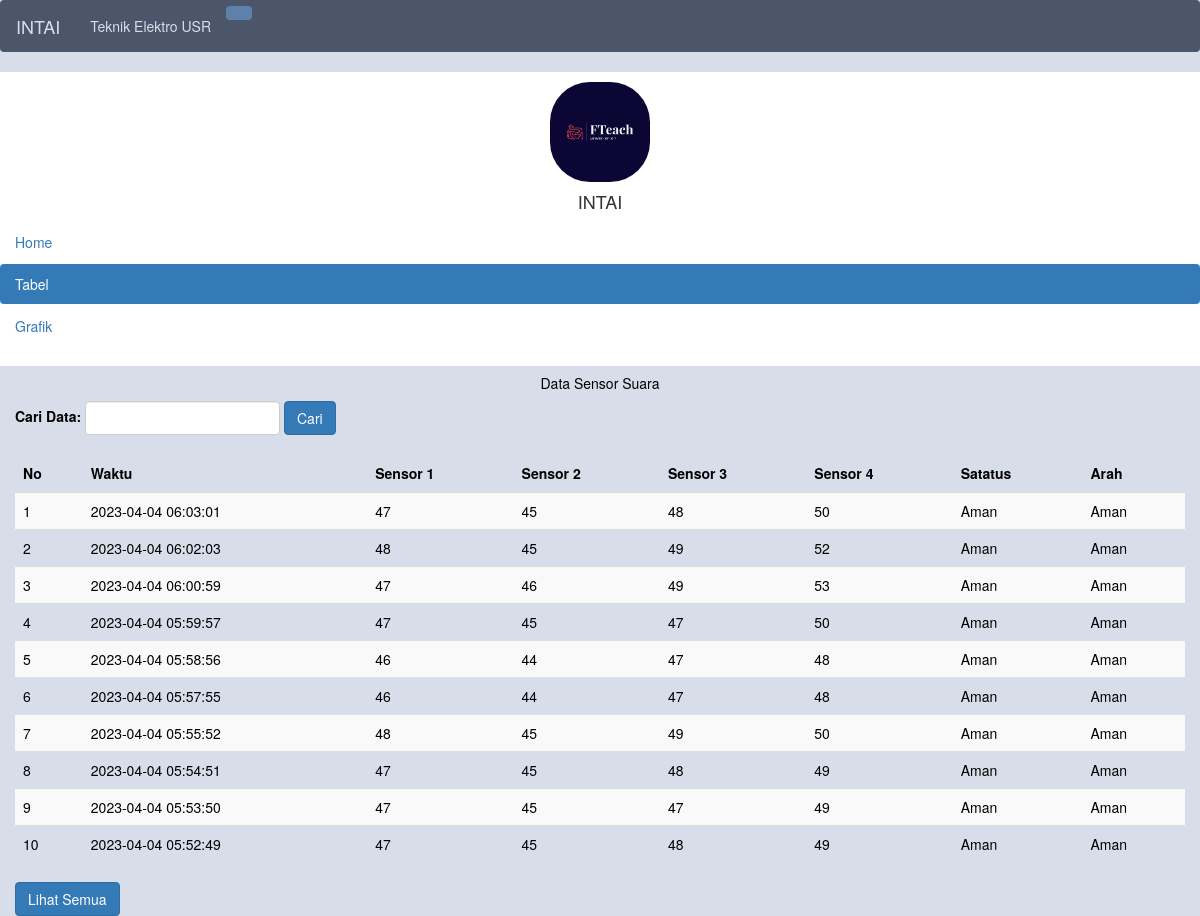
Page /reciver/web_intai/tabel.php on the committed database.
### tables this page shows
CREATE TABLE `data_intai` (
  `id` int NOT NULL,
  `data_dbmax1` int NOT NULL,
  `data_dbmax2` int NOT NULL,
  `data_dbmax3` int NOT NULL,
  `data_dbmax4` int NOT NULL,
  `timestamp` timestamp NOT NULL DEFAULT CURRENT_TIMESTAMP,
  `status_id` int NOT NULL,
  `arah_id` int NOT NULL
);

CREATE TABLE `status` (
  `id` int NOT NULL,
  `nama` varchar(50) NOT NULL
);

CREATE TABLE `arah` (
  `id` int NOT NULL,
  `nama` varchar(50) NOT NULL
);

### reciver/web_intai/koneksi/konek.php (called while the page is built, shortened)
<?php
class Intai
{
    private $connection;
    function __construct()
    {
        $this->connection = $this->open_connection();
    }
    function table_data($search)
    {
        $sql_query = "SELECT * FROM data_intai";
        if (empty($search)) {
            $sql_query .= " ORDER BY timestamp DESC LIMIT 10";
        } else {
            $sql_query .= " WHERE data_dbmax1 LIKE '%$search%' OR data_dbmax2 LIKE '%$search%' OR data_dbmax3 LIKE '%$search%'OR data_dbmax4 LIKE '%$search%'";
        }
        $result = $this->connection->query($sql_query);
        if ($result->num_rows > 0) {
            $data = array();
            while ($row = $result->fetch_assoc()) {
                $data[] = $row;
            }
            return $data;
        } else {
            return false;
        }
    }
    function get_arah($arah_id)
    {
        $query = "SELECT nama FROM arah WHERE id = $arah_id";
        $result = mysqli_query($this->connection, $query);
        $row = mysqli_fetch_assoc($result);
        return $row['nama'];
    }
    function get_status($status_id)
    {
        $query = "SELECT nama FROM status WHERE id = $status_id";
        $result = mysqli_query($this->connection, $query);
        $row = mysqli_fetch_assoc($result);
        return $row['nama'];
    }
    private function open_connection()
    {
        $servername = "localhost";
        $username = "root";
        $password = "Kucinghitam123";
        $dbname = "dataesp";
        $conn = new mysqli($servername, $username, $password, $dbname) or die("Failed connect: %s\n" . $conn->error);
        return $conn;
    }
}

### reciver/web_intai/tabel.php (the view, shortened to what this page needs)
<?php
require 'koneksi/konek.php';
class Content
{
	private $app;
	function __construct()
	{
		$this->app = new Intai;
	}
	public function render_table()
	{
		$search = isset($_GET['search']) ? $_GET['search'] : '';
		$data = $this->app->table_data($search);
		if ($data) {
			echo '<div class="table-responsive">
				<table class="table table-striped">
					<thead>
						<tr>
							<th>No</th>
							<th>Waktu</th>
							<th>Sensor 1</th>
							<th>Sensor 2</th>
							<th>Sensor 3</th>
							<th>Sensor 4</th>
							<th>Satatus</th>
							<th>Arah</th>
						</tr>
					</thead>
					<tbody>';
			$i = 1;
			foreach ($data as $row) {
				$status = $this->app->get_status($row['status_id']);
				$arah = $this->app->get_arah($row['arah_id']);
				echo '<tr>
					<td>' . $i . '</td>
					<td>' . $row['timestamp'] . '</td>
					<td>' . $row['data_dbmax1'] . '</td>
					<td>' . $row['data_dbmax2'] . '</td>
					<td>' . $row['data_dbmax3'] . '</td>
					<td>' . $row['data_dbmax4'] . '</td>
					<td>' . $status . '</td>
					<td>' . $arah . '</td>
				</tr>';
				$i++;
			}
			echo '</tbody></table></div>';
		} else {
			echo '<p>Tidak ada data yang ditemukan.</p>';
		}
	}
	public function render_search_form()
	{
		$search = isset($_GET['search']) ? $_GET['search'] : '';
		echo '<div class="form-group mr-2">
				<label for="search">Cari Data:</label>
				<input type="text" class="form-control ml-2 mr-2" id="search" name="search" value="' . $search . '">
			</div>
			<button type="submit" class="btn btn-primary">Cari</button>';
	}
}
$content = new Content;
?>
<!DOCTYPE html>
<html lang="en">
<head>
	<link rel="stylesheet" href="https://cdn.jsdelivr.net/npm/halfmoon/css/halfmoon.min.css">
	<link rel="stylesheet" href="https://maxcdn.bootstrapcdn.com/bootstrap/3.3.7/css/bootstrap.min.css">
	<link rel="stylesheet" href="assets/css/style.css">
</head>
<body class="with-custom-webkit-scrollbars with-custom-css-scrollbars">
	<div id="page-wrapper" class="page-wrapper with-navbar with-sidebar with-transitions" data-sidebar-type="overlayed-sm-and-down">
		<nav class="navbar">
			<button class="btn btn-action " onclick="halfmoon.toggleSidebar()" type="button" style="background-color: #5e81ac;"></button>
			<a href="#" class="navbar-brand ">
				INTAI
			</a>
			<span class="navbar-text text-monospace">Teknik Elektro USR</span>
		</nav>
		<div class="sidebar">
			<div class="sidebar-menu">
				<center>
					<img src="assets/image/logo.svg" width="100px" height="100px" style="border-radius: 40%; margin-top: 10px;">
					<h4>INTAI</h4>
				</center>
				<ul class="nav nav-pills nav-stacked">
					<li><a href="index.php">Home</a></li>
					<li class="active"><a href="tabel.php">Tabel</a></li>
					<li><a href="grafik.php">Grafik</a></li>
				</ul><br>
			</div>
		</div>
		<div class="content-wrapper">
			<div class="content">
				<div class="col-lg-12">
					<div class="card">
						<div class="card-body">
							<center>
								<h5 class="card-title">Data Sensor Suara</h5>
							</center>
							<form class="form-inline float-right" method="get" action="tabel.php">
								<?php $content->render_search_form() ?>
							</form>
							<table class="table table-striped">
								<?php $content->render_table(); ?>
							</table>
							<a href="tabel_detail.php"><button type="button" class="btn btn-primary">Lihat Semua</button></a>
						</div>
					</div>
				</div>
			</div>
		</div>
	</div>
</body>
</html>

### reciver/web_intai/assets/css/style.css (style rules this page uses)
body { padding: 0px; margin: 0px; background-color: #d8dee9;; }
.navbar { background-color: #4c566a; }
.navbar-brand { color: #d8dee9; }
.navbar-text { color: #d8dee9; }
.sidebar { background-color: #ffff; }
.content { color: black; }
.card-title { color: black; }

### rows in the picture
data_intai: timestamp "2023-04-04 06:03:01", data_dbmax1 "47", data_dbmax2 "45", data_dbmax3 "48", data_dbmax4 "50", status.nama "Aman", arah.nama "Aman"
data_intai: timestamp "2023-04-04 06:02:03", data_dbmax1 "48", data_dbmax2 "45", data_dbmax3 "49", data_dbmax4 "52", status.nama "Aman", arah.nama "Aman"
data_intai: timestamp "2023-04-04 06:00:59", data_dbmax1 "47", data_dbmax2 "46", data_dbmax3 "49", data_dbmax4 "53", status.nama "Aman", arah.nama "Aman"
data_intai: timestamp "2023-04-04 05:59:57", data_dbmax1 "47", data_dbmax2 "45", data_dbmax3 "47", data_dbmax4 "50", status.nama "Aman", arah.nama "Aman"
data_intai: timestamp "2023-04-04 05:58:56", data_dbmax1 "46", data_dbmax2 "44", data_dbmax3 "47", data_dbmax4 "48", status.nama "Aman", arah.nama "Aman"
data_intai: timestamp "2023-04-04 05:57:55", data_dbmax1 "46", data_dbmax2 "44", data_dbmax3 "47", data_dbmax4 "48", status.nama "Aman", arah.nama "Aman"
data_intai: timestamp "2023-04-04 05:55:52", data_dbmax1 "48", data_dbmax2 "45", data_dbmax3 "49", data_dbmax4 "50", status.nama "Aman", arah.nama "Aman"
data_intai: timestamp "2023-04-04 05:54:51", data_dbmax1 "47", data_dbmax2 "45", data_dbmax3 "48", data_dbmax4 "49", status.nama "Aman", arah.nama "Aman"
data_intai: timestamp "2023-04-04 05:53:50", data_dbmax1 "47", data_dbmax2 "45", data_dbmax3 "47", data_dbmax4 "49", status.nama "Aman", arah.nama "Aman"
data_intai: timestamp "2023-04-04 05:52:49", data_dbmax1 "47", data_dbmax2 "45", data_dbmax3 "48", data_dbmax4 "49", status.nama "Aman", arah.nama "Aman"
